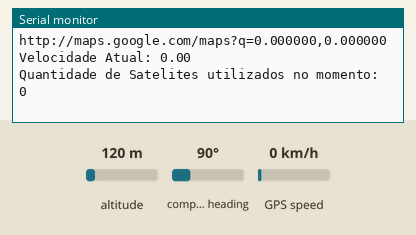
The sketch below on a simulated Arduino Uno, built with avr-gcc and run on an emulated ATmega328P. On the bench: the last lines printed to the serial monitor. Inputs (shaded band) come from the test bench; at power-on: altitude 120 m, GPS speed 0 km/h, compass heading 90°. The GPS gets a fix after 3 s at 37.7749, -122.4194 with 8 satellites.

Above: at 1.2 s.
1.3 s: altitude set to 20 m
At 4.6 s:
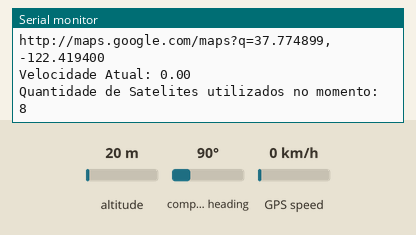
5.4 s: GPS speed set to 2 km/h
6.9 s: altitude set to 250 m
At 8.1 s:
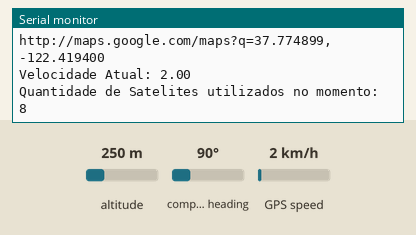
8.4 s: altitude set to 20 m
Timing chart, 0 to 11.4 s (numbered marks = the images above; inputs shaded):
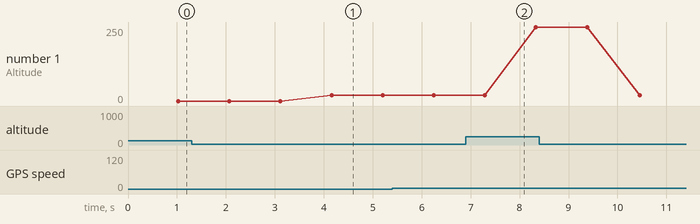

Measured:
- after the input at 1.3 s, the serial monitor: prints a new line after 2.9 s (image 1)
- plotted number 1: 0 → 20 after the input at 1.3 s, 20 → 250 after the input at 6.9 s

The sketch:

gps.ino
```cpp
#define GPS_RX 3
#define GPS_TX 2
#define GPS_Serial_Baud 4800
#include <SoftwareSerial.h>
#include "TinyGPS++.h"

SoftwareSerial gpsSerial(GPS_RX, GPS_TX);
TinyGPSPlus gps;

float gpsLat0;
float gpsLong0;

float gpsLatUltimoLido = 0.00;
float gpsLongUltimoLido = 0.00;

float somaDistancia = 0.00;


/* tabela de cursos de direcao pontos subcolaterais
Este - Nordeste   ENE
Este - Sudeste    ESE
Leste             E
Nordeste          NE
Noroeste          NW
Norte - Nordeste  NNE
Norte - Noroeste  NNW
Oeste             W
Oeste - Noroeste  WNW
Oeste - Sudoeste  WSW
Sudeste           SE
Sudoeste          SW
Sul               S
Sul - Sudeste     SSE
Sul - Sudoeste    SSW
*/


void setup()
{
  Serial.begin(115200);
  gpsSerial.begin(GPS_Serial_Baud);
}

void loop()
{
  bool newData = false;
  unsigned long chars;
  // For one second we parse GPS data and report some key values
  for (unsigned long start = millis(); millis() - start < 1000;)
  {
    while (gpsSerial.available())
    {
      char c = gpsSerial.read();
      // Serial.write(c); //apague o comentario para mostrar os dados crus
      if (gps.encode(c)) // Atribui true para newData caso novos dados sejam recebidos
        newData = true;
    }
  }


  if (newData)
  {

    //avante exemplo de ponto fixo
    const double AVANTE_LAT = -22.692943;
    const double AVANTE_LNG = -46.988746;

    //Gerando o ponto inicial fixo do momento que pegou sinal do GPS.
    if (gpsLat0 == 0.0)
    {
      gpsLat0 = gps.location.lat();
      gpsLong0 = gps.location.lng();
    }

    if (gpsLatUltimoLido == 0.0)
    {
      somaDistancia = 0.00;
      gpsLatUltimoLido = gps.location.lat();
      gpsLongUltimoLido = gps.location.lng();
    } else {
      somaDistancia = somaDistancia + (gps.distanceBetween(gps.location.lat(),gps.location.lng(),gpsLatUltimoLido,gpsLongUltimoLido) / 1000.0);
      gpsLatUltimoLido = gps.location.lat();
      gpsLongUltimoLido = gps.location.lng();
    }

    double distanceKmAvante = gps.distanceBetween(gps.location.lat(),gps.location.lng(),AVANTE_LAT,AVANTE_LNG) / 1000.0;
    double courseToAvante = gps.courseTo(gps.location.lat(),gps.location.lng(),AVANTE_LAT,AVANTE_LNG);
    double distanceKmPercorrida = gps.distanceBetween(gps.location.lat(),gps.location.lng(),gpsLat0,gpsLong0) / 1000.0;

    Serial.println("###### Processando informações GPS ######");
    Serial.println("Distancia Percorrida Linha Reta do ponto de partida: " + String(distanceKmPercorrida,3) + " KM");
    Serial.println("Distancia Percorrida Total: " + String(somaDistancia,3) + " KM");
    Serial.println("Distancia Ate Avante LInha Reta: " + String(distanceKmAvante,3) + " KM");
    Serial.println("Direção para o Avante: " + String(courseToAvante) + " Graus");
    Serial.println("Direção Cardeal Bussola Avante: " + String(gps.cardinal(courseToAvante)));
    Serial.println("Precisao do GPS: " + String(gps.hdop.value()) + " Metros");
    Serial.println("Altitude: " + String(gps.altitude.meters()) + " Metros");
    Serial.println("------ Outras Informacoes Geograficas ------");
    Serial.println("Coordenadas iniciais ponto de partida:" + String(gpsLat0, 6) + "," + String(gpsLong0, 6));
    Serial.println("http://maps.google.com/maps?q=" + String(gps.location.lat(), 6) + "," + String(gps.location.lng(), 6));
    Serial.println("Velocidade Atual: " + String(gps.speed.kmph()));
    Serial.println("Quantidade de Satelites utilizados no momento: " + String(gps.satellites.value()));
    Serial.println();


  }
}
```
